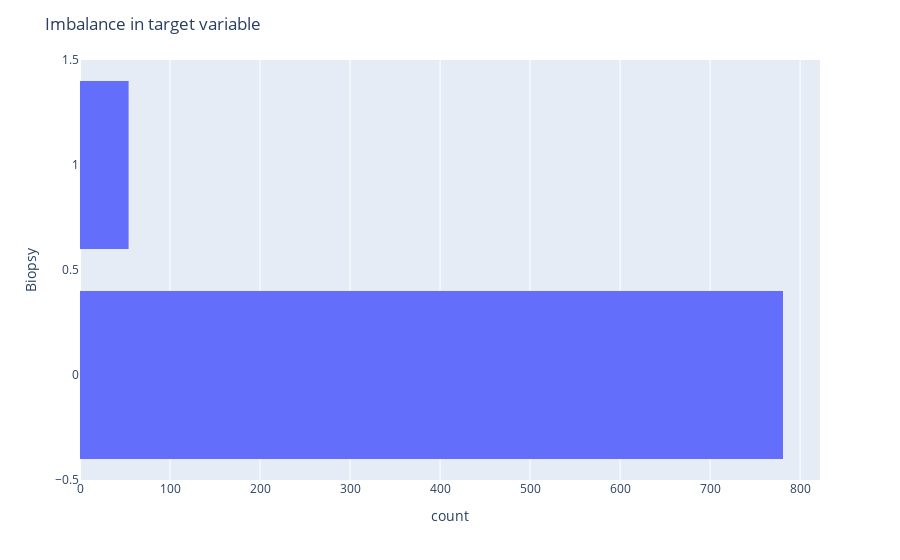

The code cell stored with this chart in its notebook:
### Code cell
dx_cancer = px.histogram(df, y=target)
dx_cancer.update_layout(bargap=0.2)
dx_cancer.update_layout(title = "Imbalance in target variable")
dx_cancer.show()

### Figure 1 — Plotly figure (JSON) as saved in the notebook; plotly's stock layout.template omitted (floating-point values rounded to 4 significant figures; data arrays with more than 128 entries replaced by an {"elided": "..."} marker saying what was removed)
{"data": [{"alignmentgroup": "True", "bingroup": "y", "hovertemplate": "count=%{x}<br>Biopsy=%{y}<extra></extra>", "legendgroup": "", "marker": {"color": "#636efa", "pattern": {"shape": ""}}, "name": "", "offsetgroup": "", "orientation": "h", "showlegend": false, "type": "histogram", "xaxis": "x", "y": {"elided": "835 int values"}, "yaxis": "y"}], "layout": {"bargap": 0.2, "barmode": "relative", "legend": {"tracegroupgap": 0}, "margin": {"t": 60}, "title": {"text": "Imbalance in target variable"}, "xaxis": {"anchor": "y", "domain": [0, 1], "title": {"text": "count"}}, "yaxis": {"anchor": "x", "domain": [0, 1], "title": {"text": "Biopsy"}}}}
